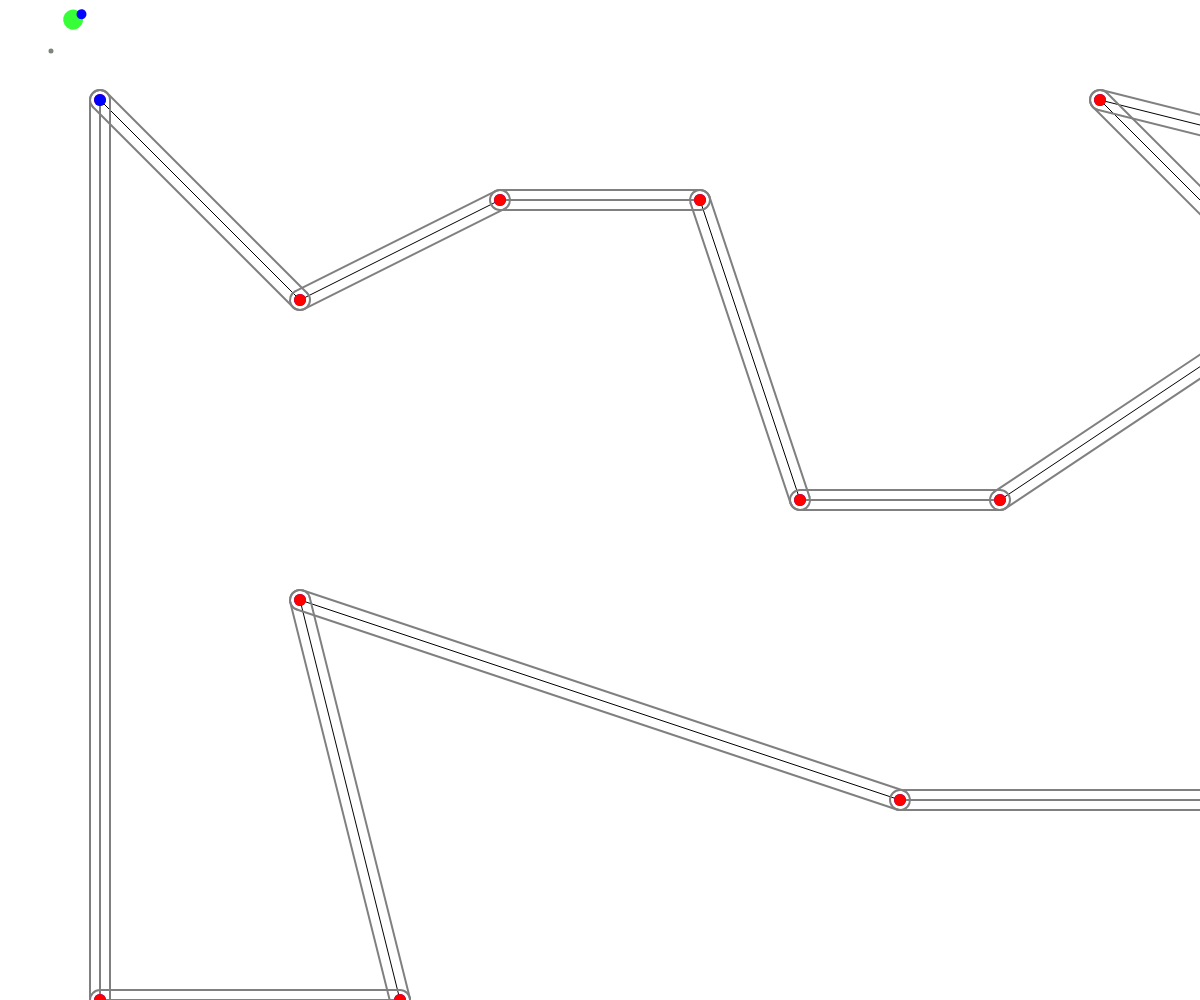
Frame 1 (no input)
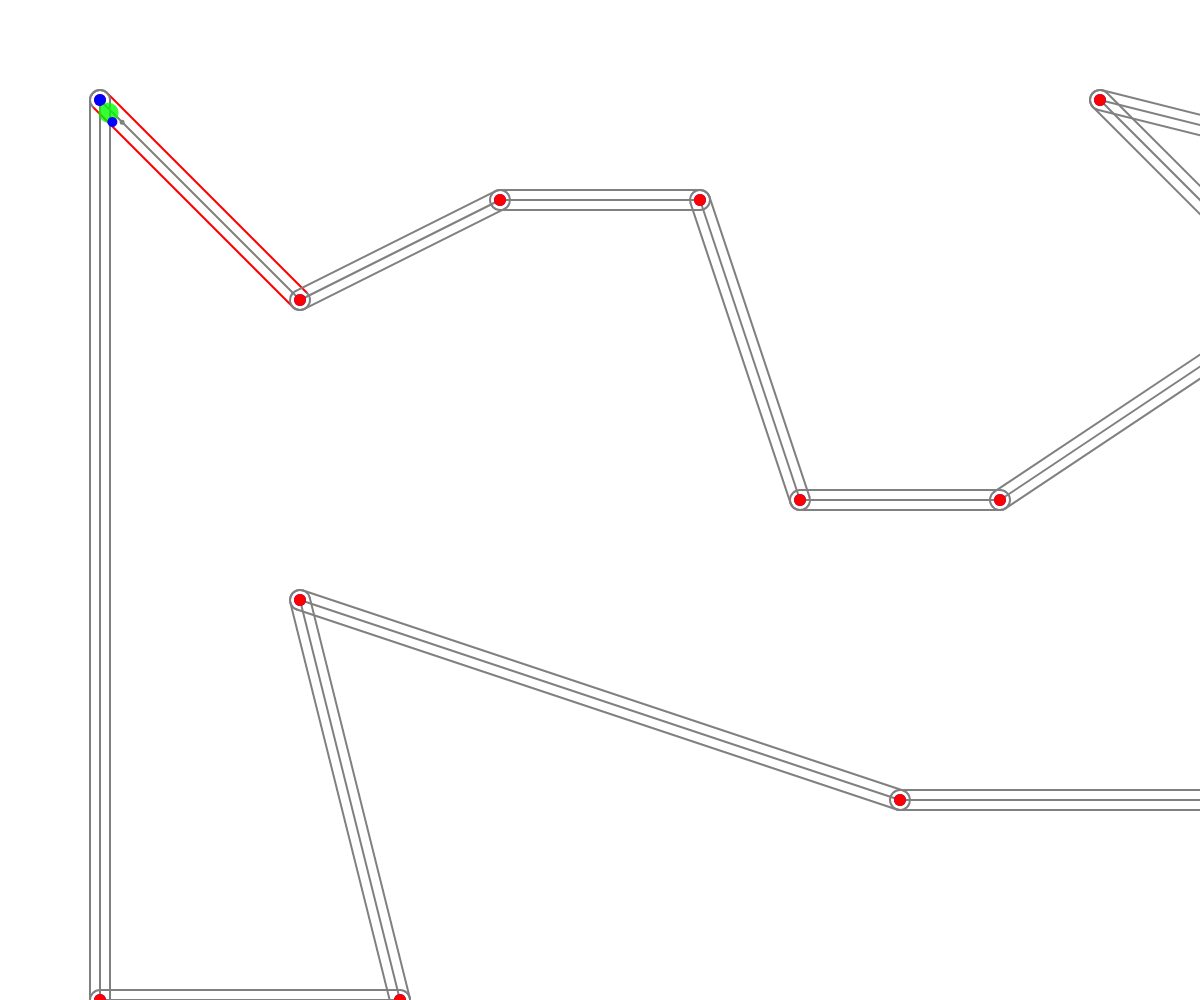
Frame 60 (no input)
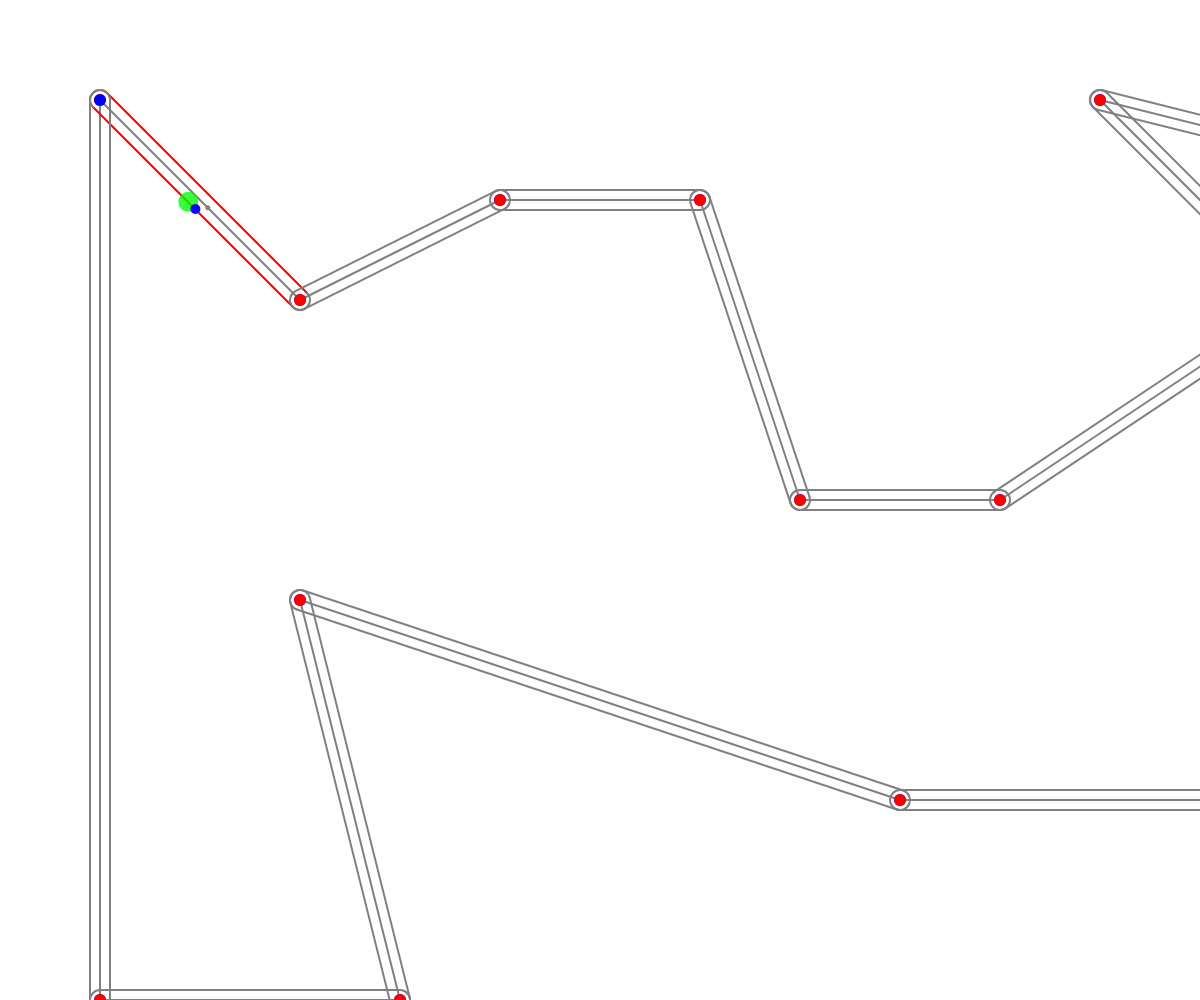
Frame 120 (the mouse pressed at the canvas centre since frame 60)

The p5.js sketch that drew these frames (run headless with seeded random() and noise() and a simulated clock; from frame 60 on, the mouse is pressed at the canvas centre):

// p5.js sketch
// ── sketch.js
class Util{

}


//求某个点到两个点所连线段的法线交点
Util.getNormalPoint = function(startPos,endPos,centerPos){
  let p = p5.Vector.sub(centerPos, startPos);
  let dir = p5.Vector.sub(endPos,startPos);
  dir.normalize();
  dir.mult(p.dot(dir));
  let normalPoint = p5.Vector.add(startPos, dir);
  return normalPoint;
}

//判断某个点是否在两个点所连的线段上(不包括延长线)
// 设 点Q=(x,y),P1=(x1,y1),P2=(x2,y2) 线段P1P2 
// 判断 Q 在 P1P2上 的条件 必须同时满足 如下两点
// 	1 Q 在 P1P2 所在的 直线上
// 	2 Q 不在 P1P2的 延长或反向 延长线上
// 根据 叉乘 可以解决 问题1 ----> 判断 "(Q-P1)x(Q-P2)=0" 是否成立即可
// 根据 Q 是否处于 P1P2 所在的 BoundingBox 内即可----> 判断 "(min(x1,x2) <= x <= max(x1,x2)) && (min(y1,y2) <= y <= max(y1,y2))" 是否成立即可
Util.pointOnLine = function(startPos,endPos,centerPos){
  let crossDotIsZero = p5.Vector.sub(centerPos,startPos).cross(p5.Vector.sub(centerPos,endPos)).mag() < 0.0001;
  let x1 = startPos.x;
  let x2 = endPos.x;
  let y1 = startPos.y;
  let y2 = endPos.y;
  let x = centerPos.x;
  let y = centerPos.y;
  let inInBoundingBox = (Math.min(x1,x2) <= x && x <= Math.max(x1,x2)) && (Math.min(y1,y2) <= y && y <= Math.max(y1,y2));
  return crossDotIsZero && inInBoundingBox;
}

class Vehicle{
  constructor(pos,paths){
    this.paths = paths;
    this.path = this.paths[0];

    this.pos = pos.copy();
    this.vel = p5.Vector.random2D().mult(random(1,5));
    this.acc = createVector(0,0);

    this.angle = 0;
    this.size = 20;
    this.frameCount = 0;

    this.maxSpeed = 2;
    this.maxForce = 0.2;
  }

  resetPosition(pos){
    if(pos) {
      this.pos = pos.copy();
    }else{
      this.pos = createVector(random(0,width),random(0,height));
    }
  }

  applyForce(force){
    this.acc.add(force);
  }

  getNextPath(path){
    let index = 0;
    for(let i = 0;i < this.paths.length;i ++){
      let p = this.paths[i];
      if(p === path){
        index = i + 1;
      }
    }
    return this.paths[index % this.paths.length];
  }

  getPathIndex(path){
    let index = 0;
    for(let i = 0;i < this.paths.length;i ++){
      let p = this.paths[i];
      if(p === path){
        index = i;
      }
    }
    return index;
  }

  //路径跟随,这个多段路径跟随算法不是nature of code上的正统算法,这里是让一条路径一条路径接着走
  pathFollow(){
    //预测的半径
    const predictR = this.size / 2;
    //预测小车的位置
    const predictPos = p5.Vector.add(this.pos,this.vel.copy().mult(predictR));
    //hack写法
    this.frameCount ++;

    let normalPoint = Util.getNormalPoint(this.path.getStartPos(),this.path.getEndPos(),predictPos);
    if(!Util.pointOnLine(this.path.getStartPos(),this.path.getEndPos(),normalPoint) && this.frameCount > 100){
      console.log('当前路径走完,当前index = ',this.getPathIndex(this.path));
      this.path = this.getNextPath(this.path);
      console.log('下段路径index = ',this.getPathIndex(this.path));
      this.frameCount = 0;
    }
 
    for(let i = 0;i < this.paths.length;i ++){
      this.paths[i].setIsSelect(this.paths[i] === this.path);
    }

    //求出预测点和path的法线交点
    const normalPos = Util.getNormalPoint(this.path.getStartPos(),this.path.getEndPos(),predictPos);
    fill(0,255,0,255);
    circle(normalPos.x,normalPos.y,3);
    const dist = p5.Vector.dist(predictPos,normalPos);
    let target = null;
    if(dist > this.path.getR()){
      //必须转向,转向的target位置是normalPos按照path方向向前的某个地方
      let r = this.size;
      target = p5.Vector.add(normalPos,this.path.getDir().normalize().mult(r));
    }else{
      //不用转向，seek到predictPos即可
      target = predictPos;
    }

    this.seek(target);
  }

  //寻找目标
  seek(targetPos){
    if(!targetPos)  return;
    let desiredVel = p5.Vector.sub(targetPos,this.pos);

    let steeringForce = p5.Vector.sub(desiredVel,this.vel);
    steeringForce = steeringForce.copy().normalize().mult(constrain(steeringForce.mag(),0,this.maxForce));

    this.applyForce(steeringForce);
  }

  update(){
    this.pathFollow();
    //标准的欧拉积分
    this.vel.add(this.acc);
    this.vel = this.vel.copy().normalize().mult(constrain(this.vel.mag(),0,this.maxSpeed));
    this.pos.add(this.vel);
    this.acc.mult(0);

    this.angle = this.vel.heading();
  }

  display(){
    push();
      translate(this.pos.x,this.pos.y);
      rotate(this.angle);

      noStroke();
      fill(0,255,0,200);
      circle(0,0,this.size);

      noStroke();
      fill(0,0,255,250);
      circle(this.size/2,0,this.size/2);
    pop();
  }
}

class Path{
  constructor(startPos,endPos,r){
    this.startPos = startPos.copy();
    this.endPos = endPos.copy();
    this.r = r;

    this.showCircle = true;

    //路径的距离
    this.pathDist = p5.Vector.dist(this.startPos,this.endPos);
    //路径的方向
    this.pathDir = p5.Vector.sub(this.endPos,this.startPos);
    //路径的方向角度
    this.pathDirAngle = this.pathDir.heading();
    //需要画的两条线的坐标
    let angle = this.pathDirAngle + Math.PI/2//在startPos和endPos所在的方向上旋转了90度
    let dir = p5.Vector.fromAngle(angle);
    let deltaPos = dir.mult(this.r);
    this.line1StartPosition = p5.Vector.add(this.startPos,deltaPos);
    this.line2StartPosition = p5.Vector.sub(this.startPos,deltaPos);

    this.line1EndPosition = p5.Vector.add(this.endPos,deltaPos);
    this.line2EndPosition = p5.Vector.sub(this.endPos,deltaPos);
  }

  setIsSelect(isSelect){
    this.isSelect = isSelect;
  }

  getR(){
    return this.r;
  }

  getDist(){
    return this.pathDist;
  }

  getDir(){
    return this.pathDir.copy();
  }

  getDirAngle(){
    return this.pathDirAngle();
  }

  getStartPos(){
    return this.startPos.copy();
  }

  getEndPos(){
    return this.endPos.copy();
  }

  update(){

  }

  display(){
    //路线由两条线和两个半圆组成和两个点
    noFill();
    strokeWeight(2);
    if(this.isSelect) {
      stroke(255,0,0,255);
    }else{
      stroke(128,128,128,255);
    }
    line(this.line1StartPosition.x,this.line1StartPosition.y,this.line1EndPosition.x,this.line1EndPosition.y);
    line(this.line2StartPosition.x,this.line2StartPosition.y,this.line2EndPosition.x,this.line2EndPosition.y);
    //两个点
    strokeWeight(12);
    stroke('red');
    point(this.startPos.x,this.startPos.y);
    stroke('blue');
    point(this.endPos.x,this.endPos.y);
    if(this.showCircle){
      //两个半圆
      strokeWeight(2);
      stroke(128,128,128,255);
      noFill();
      arc(this.startPos.x,this.startPos.y,this.r*2,this.r*2,this.pathDirAngle+Math.PI/2,this.pathDirAngle+Math.PI/2+Math.PI);
      arc(this.endPos.x,this.endPos.y,this.r*2,this.r*2,this.pathDirAngle-Math.PI/2,this.pathDirAngle-Math.PI/2+Math.PI);
    }
  }
}

let car = null;
let pathPosArray = [];
let paths = [];

function setup() {
  createCanvas(windowWidth, windowHeight);

  pathPosArray = [
    createVector(100,100),
    createVector(300,300),
    createVector(500,200),
    createVector(700,200),
    createVector(800,500),
    createVector(1000,500),
    createVector(1300,300),
    createVector(1100,100),
    createVector(1500,200),
    createVector(1700,100),
    createVector(1700,500),
    createVector(1600,500),
    createVector(1600,800),
    createVector(1700,800),
    createVector(1700,1000),
    createVector(1500,1000),
    createVector(1500,800),
    createVector(900,800),
    createVector(300,600),
    createVector(400,1000),
    createVector(100,1000),
    createVector(100,100),
  ];
  let r = 10;
  for(let i = 0;i < pathPosArray.length - 1;i ++){
    let s = pathPosArray[i];
    let e = pathPosArray[i + 1];
    let path = new Path(s,e,r);
    paths.push(path);
  }

  car = new Vehicle(createVector(random(0,100),random(0,100)),paths);
}

function draw() {
  background(255);

  for(let i = 0;i < pathPosArray.length - 1;i ++){
    let start = pathPosArray[i];
    let end = pathPosArray[i + 1];
    line(start.x,start.y,end.x,end.y);
  }

  
  for(let i = 0;i < paths.length;i ++){
    let path = paths[i];
    path.update();
    path.display();
  }

  car.update();
  car.display();
}
